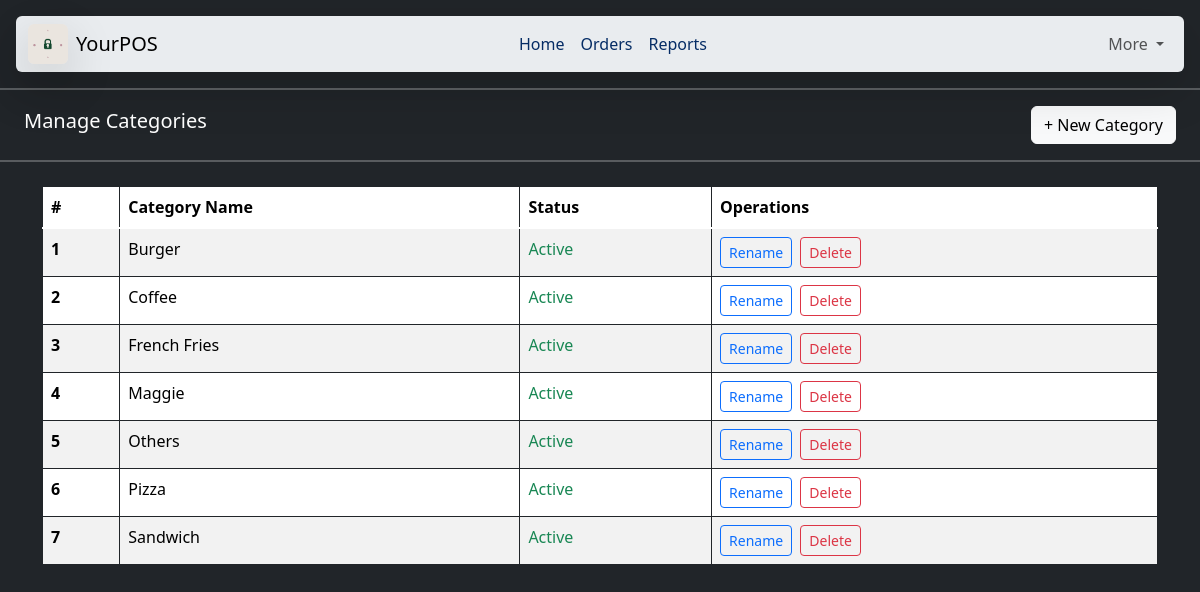
The page /managecategories on the database as committed earlier.
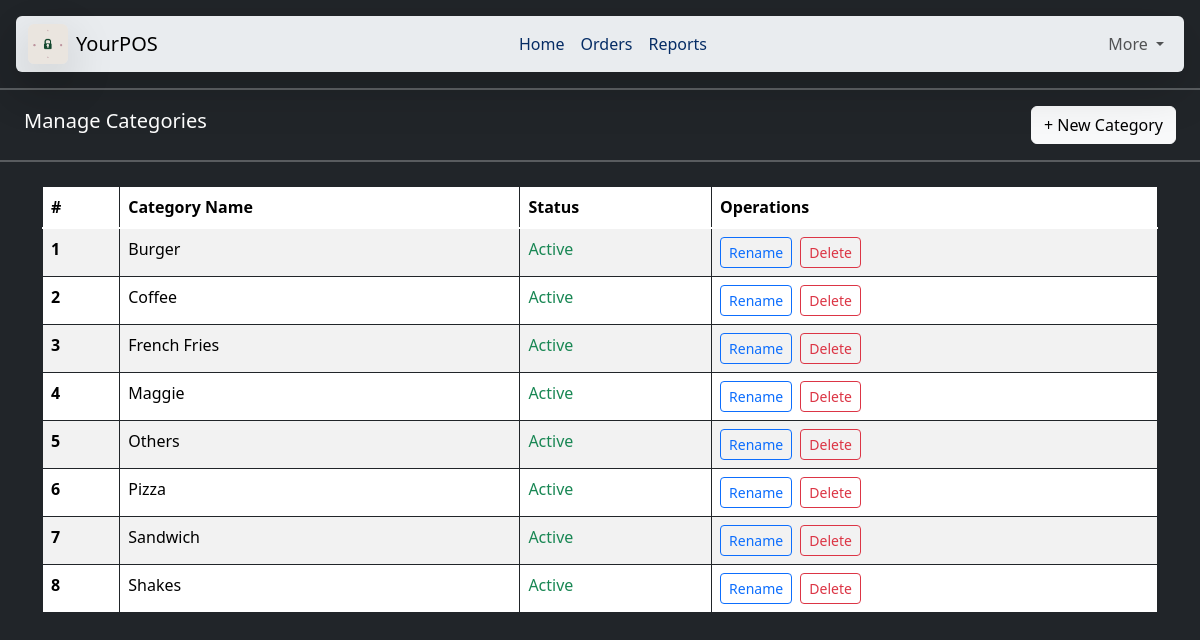
The same page on the database as committed later.
### home/models.py (models this page shows, shortened)
class MenuCategory(models.Model):
    name = models.CharField(max_length=100,unique=True)
    is_active = models.BooleanField(default=True)

### home/views.py (the view, shortened to what this page needs)
# urls.py: path("managecategories", views.managecategories, name='managecategories'),
def managecategories(request):
    data = MenuCategory.objects.all().order_by('name')
    return render(request, 'managecategories.html', {'items': data})

### templates/managecategories.html (shortened to what this page needs)
{% extends "base.html" %}
{% block body %}
<hr class="border border-light border-1">
<div class="container-fluid d-flex justify-content-between align-items-center px-4">
    <h5>Manage Categories</h5>
    <button class="btn btn-light" data-bs-toggle="modal" data-bs-target="#addCategoryModal">+ New Category</button>
</div>
<hr class="border border-white border-1">
<div class="container-fluid px-4">
    <div class="container my-4 mx-auto">
    <table class="table table-bordered border-dark table-striped">
        <thead>
            <tr>
                <th scope="col">#</th>
                <th scope="col">Category Name</th>
                <th scope="col">Status</th>
                <th scope="col">Operations</th>
            </tr>
        </thead>
        <tbody class="table-group-divider">
            {% for item in items %}
            <tr>
                <th scope="row">{{ forloop.counter }}</th>
                <td>
                    <span id="display-{{ item.name|slugify }}">{{ item.name }}</span>
                </td>
                <td>
                    <span class="{% if item.is_active %}text-success{% else %}text-danger{% endif %}">
                        {{ item.is_active|yesno:"Active,Inactive" }}
                    </span>
                </td>
                <td>
                    <button class="btn btn-sm btn-outline-primary" onclick="toggleEdit('{{ item.name|slugify }}')">Rename</button>
                    <form method="POST" class="d-inline" onsubmit="return confirm('Delete {{ item.name }}?')">
                        <button type="submit" name="action" value="delete_category" class="btn btn-sm btn-outline-danger ms-1">Delete</button>
                    </form>
                </td>
            </tr>
            {% endfor %}
        </tbody>
    </table>
    </div>
</div>
{% endblock body %}

Rows that differ between the two databases and show on the page:
added MenuCategory: name "Shakes", is_active "Active"
